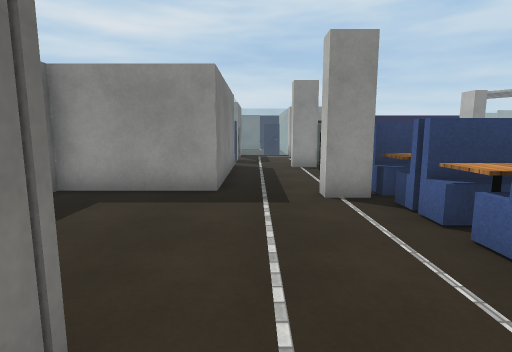
[1] (above)

24 first-person views from a walk through a 3-D level made in the Unity game engine. The camera is 1.4 m above the floor, tilts 8° down and sees 80° across. The floor is counted in squares, 1 m on a side. Each view is taken from the middle of a square. On the plan, view 1 faces up. The plan holds only what a view shows up to about 14 squares ahead; the rest is blank. The place goes on beyond the plan. Surface patterns are stand-ins for the level's own textures.

[2]
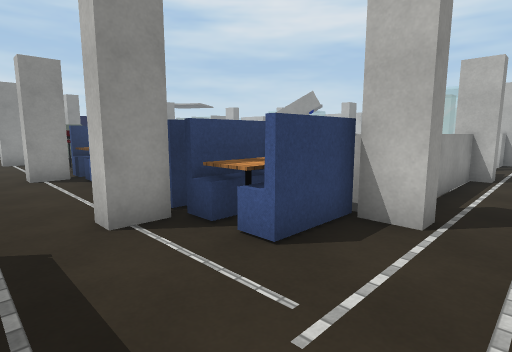

[3]
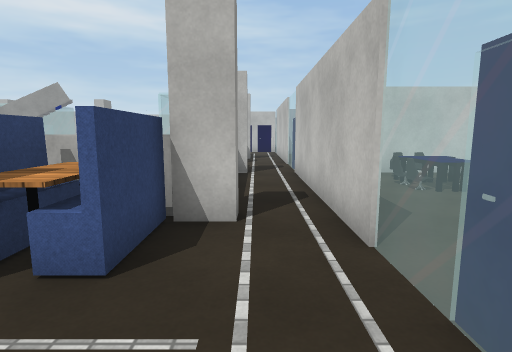

[4]
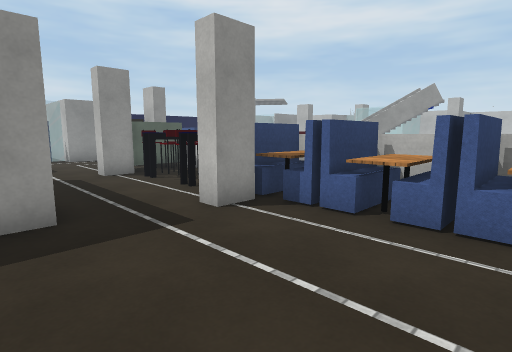

[5]
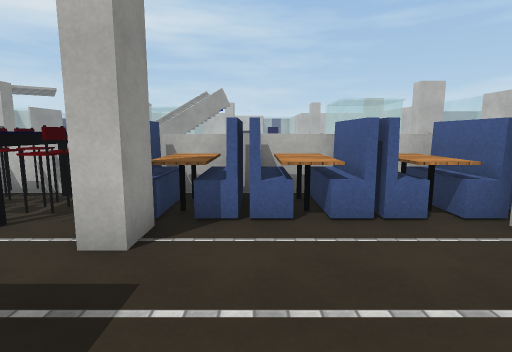

[6]
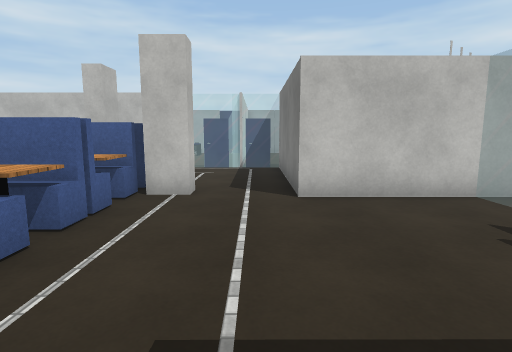

[7]
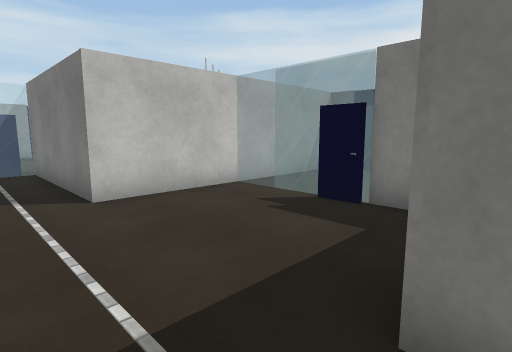

[8]
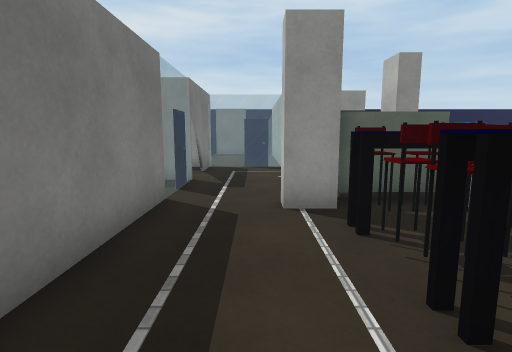

[9]
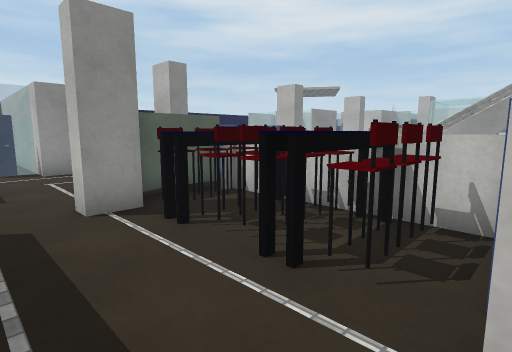

[10]
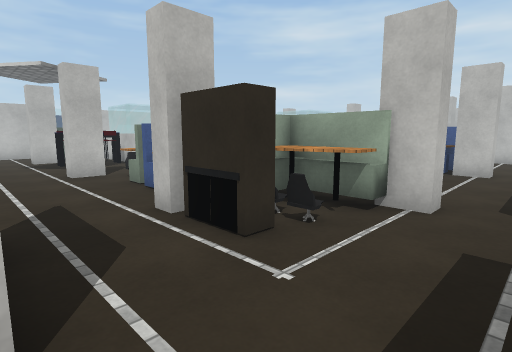

[11]
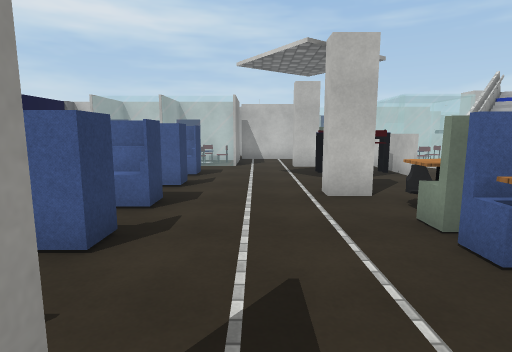

[12]
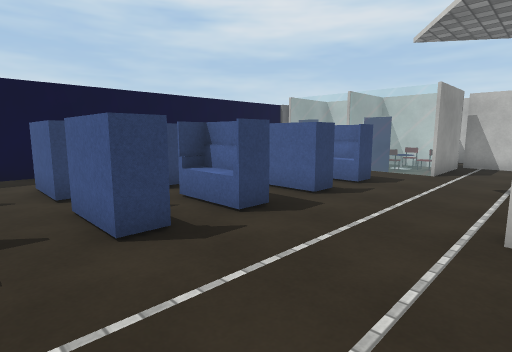

[13]
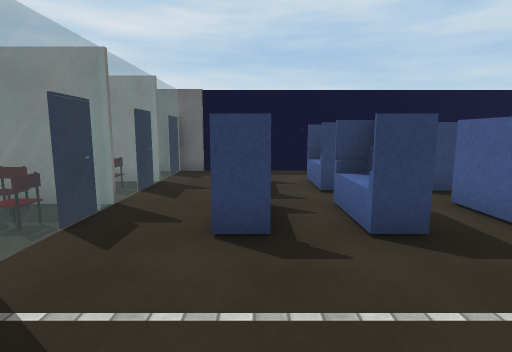

[14]
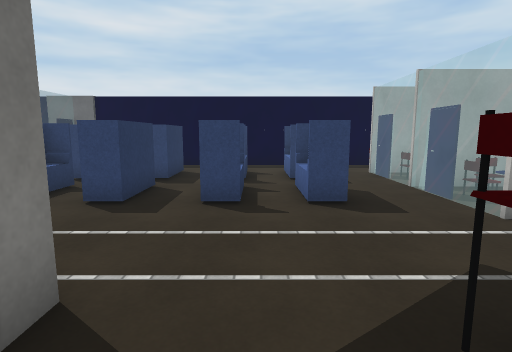

[15]
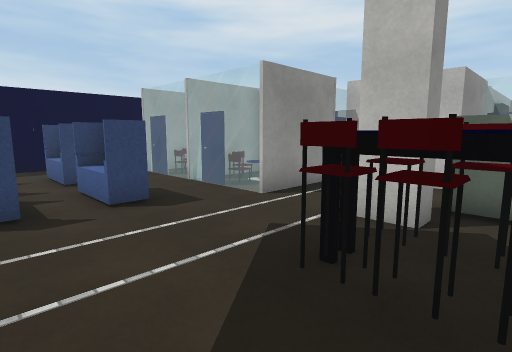

[16]
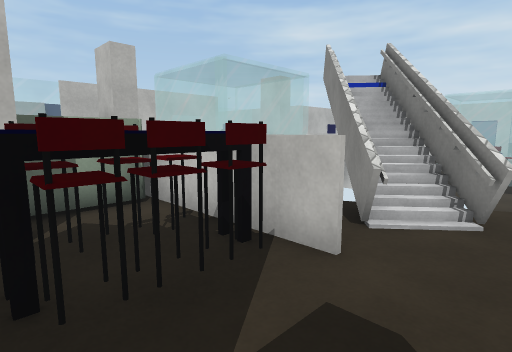

[17]
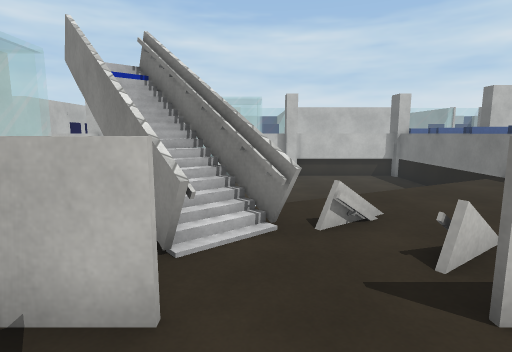

[18]
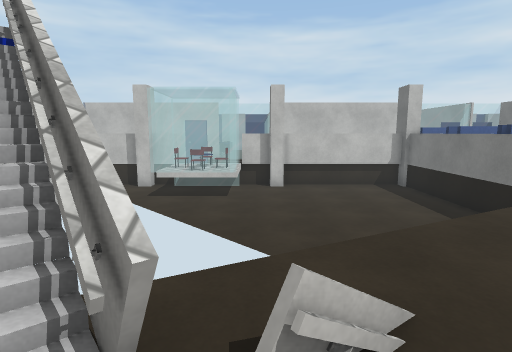

[19]
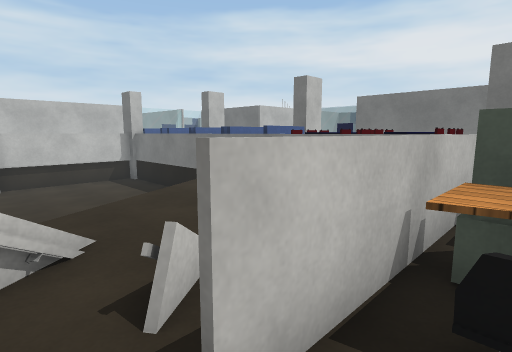

[20]
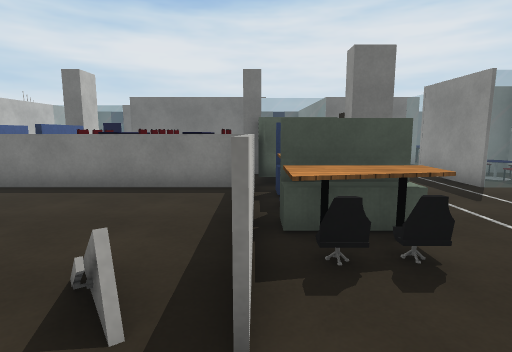

[21]
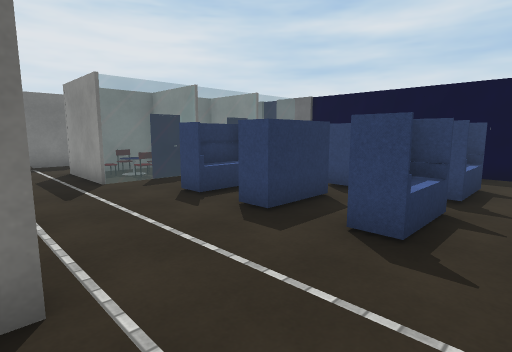

[22]
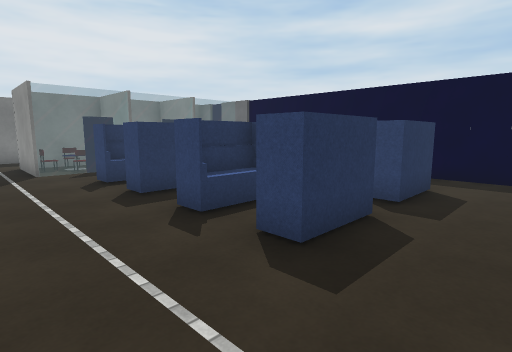

[23]
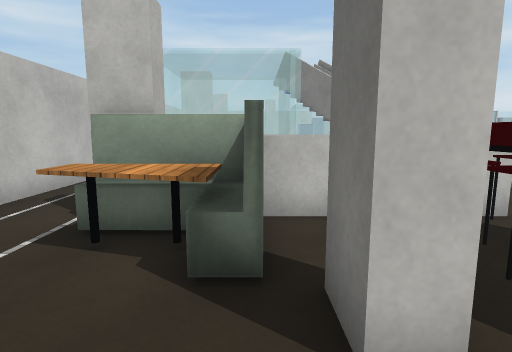

[24]
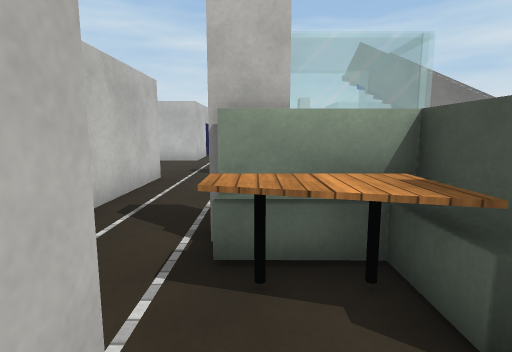

### Floor plan
Key: @ floor where view 1 was taken; # wall or solid block; x gap in a wall; . floor; = window, fence, low wall or low ledge; ^ raised ledge; v drop or lower ground; S sofa; C chair; T table; O other object.
Columns run from 7 left of view 1 to 24 right of it. Each row starts with its distance up from view 1.
 28              #############
 27             ##....  ......
 26              ...... .....
 25             =..S.S.SSSS.=#O
 24          #  =..S.S. SSS.=O
 23          #  O..S.S.SSS..=
 22          ## =..S.S.SSSS.=# #
 21          #CC=..S.S.SSSS.=CC#
 20       #==#COC..S.S.SSSS.=OOO
 19       #..##O=...........=#O##
 18       #.....................#
 17       #.....................#
 16      #=...###.....#...C.#...#
 15       =...CO# SSOC...CCC#^^^.
 14       =..=^^#S SOC...CCC.^^^..
 13       #..#^^#######..#######..
 12       #...CCO....#=..x.     ..#
 11       #...CO#.... #=###.==  ..#
 10       #...CCC.....#=####=O  ..#
  9       #...TT#.......# ##==   .#
  8       #...CC#....x     ###   .#
  7   #####..#SS#. vv          # .#
  6   #.......SS#vv  vvv       # ..
  5   =.......SS#   vvvvv      # ..
  4   =.......SS# vvvvvvvv     # ...
  3  .=.......SS#vvvvvvvvvv    =  ..
  2  .=.......SS#vvvvvvvvvvv   =
  1 #######..#SS#vvvvvvv=C=vv  #  ##
  0       #@..SS#vvvvvvvOOO=v
 -1       #...SS#vvvvvvv=O==vv
 -2       #.....#=====#==O==#=
 -3       #................
 -4       #...............
 -5       =====########= =
 -6            .....
 -7               TCOO

Positions as (right, up) in squares from view 1, and headings:
1: (0, 0), facing up
2: (0, -4), facing up-right
3: (0, -3), facing right
4: (-2, 2), facing up-right
5: (-2, 5), facing right
6: (0, 8), facing down
7: (1, 8), facing down-left
8: (1, 7), facing up
9: (0, 7), facing up-right
10: (0, 19), facing down-right
11: (4, 18), facing right
12: (6, 16), facing up-right
13: (8, 16), facing up
14: (13, 14), facing up
15: (12, 14), facing up-right
16: (12, 16), facing down-right
17: (13, 15), facing down
18: (12, 12), facing down
19: (12, 14), facing down-left
20: (13, 13), facing left
21: (14, 16), facing up-left
22: (17, 17), facing up-left
23: (18, 18), facing down
24: (20, 17), facing down
